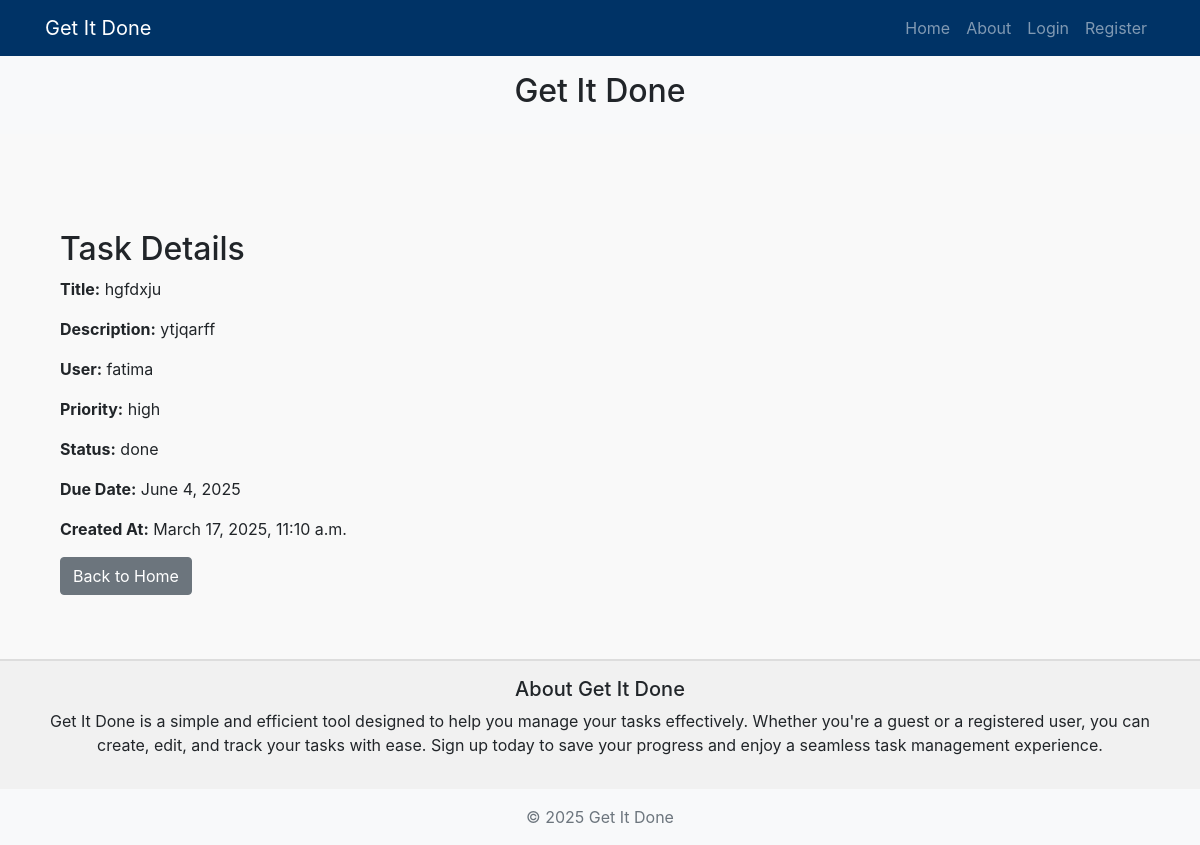
The page /task/11/ on the database as committed earlier.
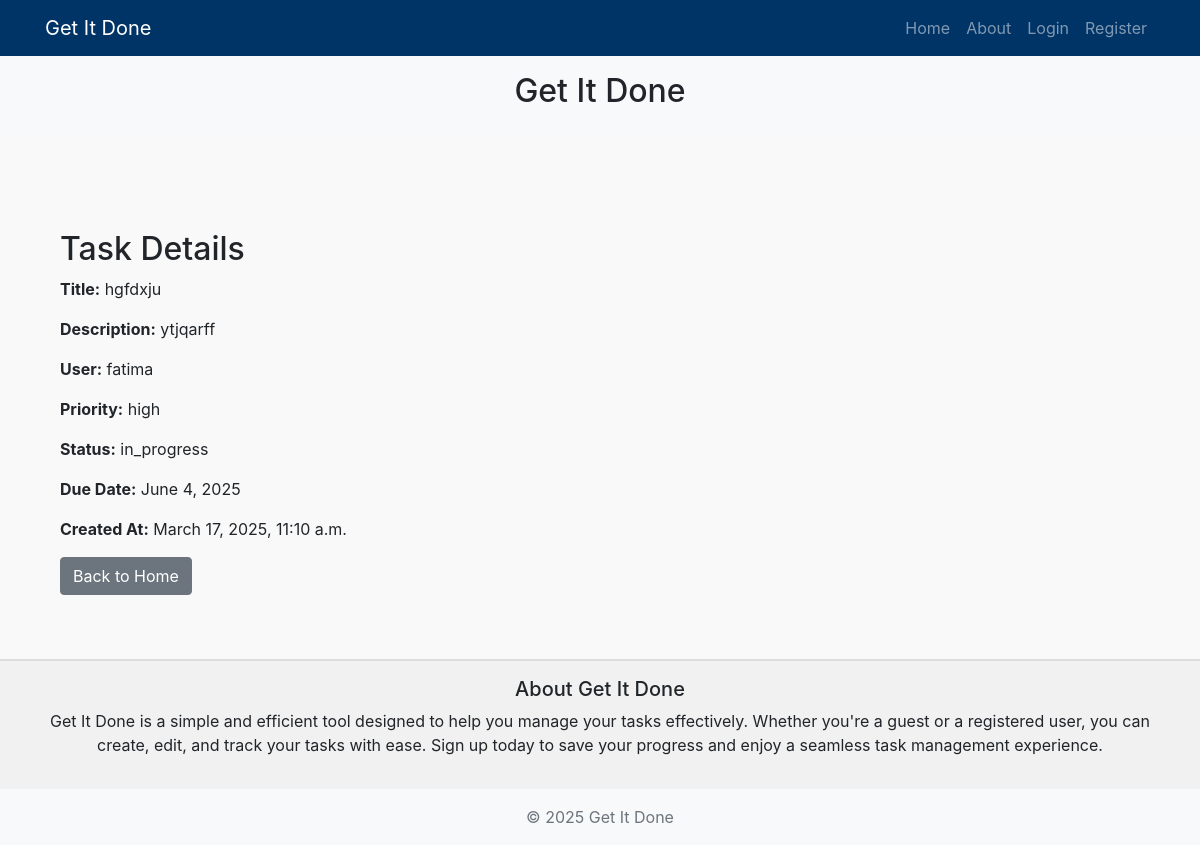
The same page on the database as committed later.
### tasks/models.py (models this page shows, shortened)
class Task(models.Model):
    PRIORITY_CHOICES = [
        ('low', 'Low'),
        ('medium', 'Medium'),
        ('high', 'High'),
    ]
    STATUS_CHOICES = [
        ('not_started', 'Not Started'),
        ('in_progress', 'In Progress'),
        ('done', 'Done'),
    ]
    title = models.CharField(max_length=255)
    description = models.TextField()
    user = models.ForeignKey(User, on_delete=models.CASCADE, null=True, blank=True)
    priority = models.CharField(max_length=50, choices=PRIORITY_CHOICES)
    status = models.CharField(max_length=50, choices=STATUS_CHOICES)
    due_date = models.DateField()
    created_at = models.DateTimeField(auto_now_add=True)

### tasks/views.py (the view)
# urls.py: path('task/<int:task_id>/', views.task_detail_view, name='task_detail'),
def task_detail_view(request, task_id):
    task = get_object_or_404(Task, id=task_id)
    return render(request, 'tasks/task_detail.html', {'task': task})

### tasks/templates/tasks/task_detail.html (shortened to what this page needs)
{% extends 'tasks/base.html' %}
{% load static %}
{% block content %}
<section class="container mt-5">
    <h2>Task Details</h2>
    <p><strong>Title:</strong> {{ task.title }}</p>
    <p><strong>Description:</strong> {{ task.description }}</p>
    <p><strong>User:</strong> {{ task.user.username }}</p>
    <p><strong>Priority:</strong> {{ task.priority }}</p>
    <p><strong>Status:</strong> {{ task.status }}</p>
    <p><strong>Due Date:</strong> {{ task.due_date }}</p>
    <p><strong>Created At:</strong> {{ task.created_at }}</p>
    <a href="{% url 'home' %}" class="btn btn-secondary">Back to Home</a>
</section>
{% endblock %}

Rows that differ between the two databases and show on the page:
changed Task "hgfdxju": status "done" → "in_progress"
